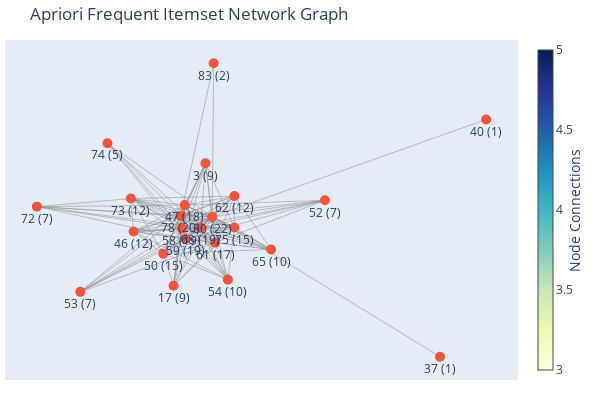

The notebook cell this image was saved under:
### Code cell
def plot_nx_graph(frequent_itemsets):
    G = nx.Graph()
    
    # Add edges to the graph based on itemsets
    for _, row in frequent_itemsets.iterrows():
        itemset = row['itemsets']
        support = row['support']
        for item1 in itemset:
            for item2 in itemset:
                if item1 != item2:
                    if G.has_edge(item1, item2):
                        # Update the support weight if the edge already exists (for multiple itemsets containing the same items)
                        G[item1][item2]['weight'] += support
                    else:
                        G.add_edge(item1, item2, weight=support)
    
    # Extract the positions of nodes using NetworkX's spring layout for a nicer visualization
    pos = nx.spring_layout(G, seed=42)
    
    # Plotly setup to create scatter plots for the nodes and edges
    edge_x = []
    edge_y = []
    for edge in G.edges():
        x0, y0 = pos[edge[0]]
        x1, y1 = pos[edge[1]]
        edge_x += [x0, x1, None]
        edge_y += [y0, y1, None]
    
    # Plot edges
    edge_trace = go.Scatter(
        x=edge_x, y=edge_y,
        line=dict(width=0.5, color='#888'),
        hoverinfo='none',
        mode='lines')
    
    # Plot nodes
    node_x = []
    node_y = []
    node_text = []
    for node in G.nodes():
        x, y = pos[node]
        node_x.append(x)
        node_y.append(y)
        # Display the node and its degree as text
        node_text.append(f'{node} ({G.degree[node]})')
    
    node_trace = go.Scatter(
        x=node_x, y=node_y,
        mode='markers+text',
        text=node_text,
        textposition="bottom center",
        hoverinfo='text',
        marker=dict(
            showscale=True,
            colorscale='YlGnBu',
            size=10,
            colorbar=dict(
                thickness=15,
                title='Node Connections',
                xanchor='left',
                titleside='right'
            ),
        ))
    
    # Combine both traces into a single figure
    fig = go.Figure(data=[edge_trace, node_trace],
                    layout=go.Layout(
                        title='Apriori Frequent Itemset Network Graph',
                        showlegend=False,
                        hovermode='closest',
                        margin=dict(b=20,l=5,r=5,t=40),
                        xaxis=dict(showgrid=False, zeroline=False, showticklabels=False),
                        yaxis=dict(showgrid=False, zeroline=False, showticklabels=False),
                        width=600,
                        height=400
                    )
                   )
    
    fig.show()

plot_nx_graph(frequent_itemsetsA)

### Figure 1 — Plotly figure (JSON) as saved in the notebook; plotly's stock layout.template omitted (floating-point values rounded to 4 significant figures; data arrays with more than 128 entries replaced by an {"elided": "..."} marker saying what was removed)
{"data": [{"hoverinfo": "none", "line": {"color": "#888", "width": 0.5}, "mode": "lines", "type": "scatter", "x": {"elided": "402 float values"}, "y": {"elided": "402 float values"}}, {"hoverinfo": "text", "marker": {"colorbar": {"thickness": 15, "title": {"side": "right", "text": "Node Connections"}, "xanchor": "left"}, "colorscale": [[0, "rgb(255,255,217)"], [0.125, "rgb(237,248,177)"], [0.25, "rgb(199,233,180)"], [0.375, "rgb(127,205,187)"], [0.5, "rgb(65,182,196)"], [0.625, "rgb(29,145,192)"], [0.75, "rgb(34,94,168)"], [0.875, "rgb(37,52,148)"], [1, "rgb(8,29,88)"]], "showscale": true, "size": 10}, "mode": "markers+text", "text": ["3 (9)", "47 (18)", "50 (15)", "58 (19)", "59 (19)", "61 (17)", "68 (19)", "75 (15)", "78 (20)", "80 (22)", "17 (9)", "37 (1)", "40 (1)", "46 (12)", "54 (10)", "62 (12)", "73 (12)", "52 (7)", "53 (7)", "65 (10)", "72 (7)", "74 (5)", "83 (2)"], "textposition": "bottom center", "type": "scatter", "x": [-0.01549, -0.09034, -0.1681, -0.1009, -0.08829, 0.01954, -0.03322, 0.08897, -0.1056, 0.008963, -0.1308, 0.8333, 1, -0.2759, 0.06539, 0.08923, -0.2856, 0.417, -0.4684, 0.222, -0.6256, -0.3703, 0.01416], "y": [0.3137, 0.07927, -0.1936, -0.05063, -0.1101, -0.131, -0.04798, -0.0459, 0.01817, 0.01305, -0.373, -0.7715, 0.5595, -0.06892, -0.3386, 0.1301, 0.1159, 0.1061, -0.4074, -0.1693, 0.07069, 0.4264, 0.8751]}], "layout": {"height": 400, "hovermode": "closest", "margin": {"b": 20, "l": 5, "r": 5, "t": 40}, "showlegend": false, "title": {"text": "Apriori Frequent Itemset Network Graph"}, "width": 600, "xaxis": {"autorange": true, "range": [-0.741, 1.115], "showgrid": false, "showticklabels": false, "type": "linear", "zeroline": false}, "yaxis": {"autorange": true, "range": [-0.9019, 1.006], "showgrid": false, "showticklabels": false, "type": "linear", "zeroline": false}}}
